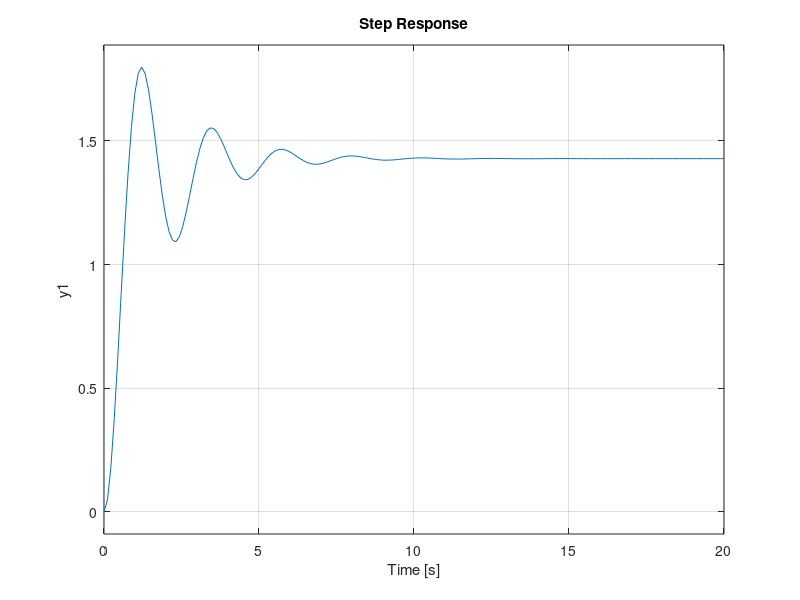

The MATLAB source for this figure:
clear all
close all
clc
g1=tf([1],[1 1]);
g2=tf([1],[1 1 8]);
k1=2;
k2=1;
k3=1;
k4=8;

t1=series(k3*g1,g2);
t2=feedback(t1,k2,1);
SYS1=k1*t2;

t3=feedback(g2,k2*g1*k3,1);
SYS2=k4*t3;
sys=SYS1+SYS2
step(sys)